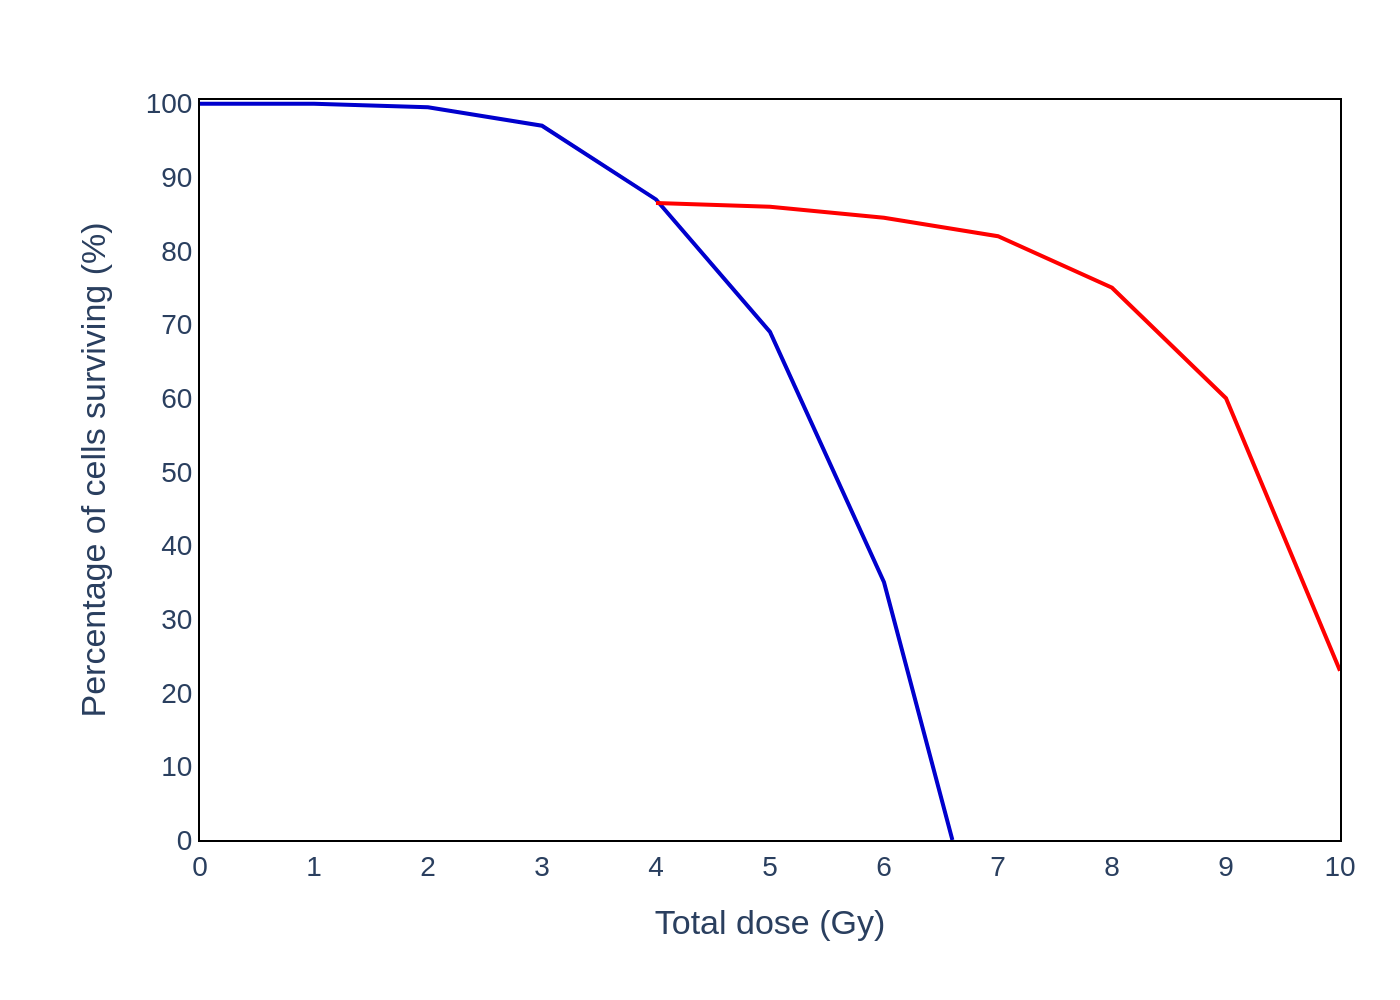

Python code for this plot:
import sys
import json
import plotly.graph_objects as go
import os

# Check for command-line argument
if len(sys.argv) != 2:
    print("Usage: python script.py <path_to_json>")
    sys.exit(1)

json_path = sys.argv[1]

# Read data from the specified JSON file
try:
    with open(json_path, 'r', encoding='utf-8') as f:
        chart_data = json.load(f)
except FileNotFoundError:
    print(f"Error: JSON file not found at {json_path}")
    sys.exit(1)
except json.JSONDecodeError:
    print(f"Error: Could not decode JSON from {json_path}")
    sys.exit(1)

# Extract data and texts from the JSON structure
data_series = chart_data.get('chart_data', [])
texts = chart_data.get('texts', {})
colors = chart_data.get('colors', [])

# Initialize the figure
fig = go.Figure()

# Add traces for each data series
for i, series in enumerate(data_series):
    fig.add_trace(go.Scatter(
        x=series.get('x'),
        y=series.get('y'),
        mode='lines',
        name=series.get('name', f'Series {i+1}'),
        line=dict(color=colors[i] if i < len(colors) else None, width=2)
    ))

# Construct title and source strings using HTML for line breaks
title_text = texts.get('title') or ''
if texts.get('subtitle'):
    title_text += f"<br><sub>{texts.get('subtitle')}</sub>"

# Update layout
fig.update_layout(
    title=dict(
        text=title_text,
        x=0.05,
        xanchor='left'
    ),
    xaxis=dict(
        title_text=texts.get('x_axis_title'),
        range=[0, 10],
        tickvals=[0, 1, 2, 3, 4, 5, 6, 7, 8, 9, 10],
        showline=True,
        linewidth=1,
        linecolor='black',
        mirror=True
    ),
    yaxis=dict(
        title_text=texts.get('y_axis_title'),
        range=[0, 100.5],
        tickvals=[0, 10, 20, 30, 40, 50, 60, 70, 80, 90, 100],
        showline=True,
        linewidth=1,
        linecolor='black',
        mirror=True
    ),
    font=dict(
        family="Arial",
        size=14
    ),
    showlegend=False,
    plot_bgcolor='white',
    margin=dict(l=100, r=30, t=50, b=80),
    width=800,
    height=600
)

# Determine the output filename from the input JSON path
base_filename = os.path.splitext(os.path.basename(json_path))[0]
output_filename = f"{base_filename}.png"

# Save the figure as a PNG image
try:
    fig.write_image(output_filename, scale=2)
    print(f"Chart saved to {output_filename}")
except Exception as e:
    print(f"Error saving image: {e}")
    sys.exit(1)
